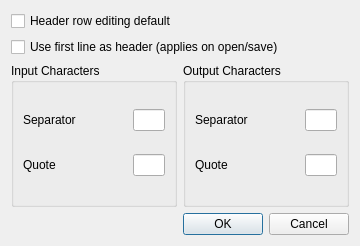
<?xml version="1.0" encoding="UTF-8"?>
<ui version="4.0">
 <class>optdialog</class>
 <widget class="QDialog" name="optdialog">
  <property name="geometry">
   <rect>
    <x>0</x>
    <y>0</y>
    <width>360</width>
    <height>246</height>
   </rect>
  </property>
  <property name="windowTitle">
   <string>Options</string>
  </property>
  <layout class="QVBoxLayout" name="verticalLayout_3">
   <item>
    <widget class="QCheckBox" name="headeron">
     <property name="toolTip">
      <string>Check to enable header editing by default</string>
     </property>
     <property name="text">
      <string>Header row editing default</string>
     </property>
    </widget>
   </item>
   <item>
    <widget class="QCheckBox" name="headerRow">
     <property name="toolTip">
      <string>Check to treat first line as header</string>
     </property>
     <property name="text">
      <string>Use first line as header (applies on open/save)</string>
     </property>
    </widget>
   </item>
   <item>
    <layout class="QHBoxLayout" name="horizontalLayout_5">
     <item>
      <widget class="QGroupBox" name="groupBox">
       <property name="title">
        <string>Input Characters</string>
       </property>
       <layout class="QVBoxLayout" name="verticalLayout">
        <item>
         <layout class="QHBoxLayout" name="horizontalLayout_2">
          <item>
           <widget class="QLabel" name="label_6">
            <property name="text">
             <string>Separator</string>
            </property>
           </widget>
          </item>
          <item>
           <widget class="QLineEdit" name="charInSep">
            <property name="sizePolicy">
             <sizepolicy hsizetype="Fixed" vsizetype="Fixed">
              <horstretch>0</horstretch>
              <verstretch>0</verstretch>
             </sizepolicy>
            </property>
            <property name="maximumSize">
             <size>
              <width>32</width>
              <height>16777215</height>
             </size>
            </property>
            <property name="maxLength">
             <number>1</number>
            </property>
           </widget>
          </item>
         </layout>
        </item>
        <item>
         <layout class="QHBoxLayout" name="horizontalLayout">
          <item>
           <widget class="QLabel" name="label_5">
            <property name="text">
             <string>Quote</string>
            </property>
           </widget>
          </item>
          <item>
           <widget class="QLineEdit" name="charInQuote">
            <property name="sizePolicy">
             <sizepolicy hsizetype="Fixed" vsizetype="Fixed">
              <horstretch>0</horstretch>
              <verstretch>0</verstretch>
             </sizepolicy>
            </property>
            <property name="maximumSize">
             <size>
              <width>32</width>
              <height>16777215</height>
             </size>
            </property>
            <property name="maxLength">
             <number>1</number>
            </property>
           </widget>
          </item>
         </layout>
        </item>
       </layout>
      </widget>
     </item>
     <item>
      <widget class="QGroupBox" name="groupBox_2">
       <property name="title">
        <string>Output Characters</string>
       </property>
       <layout class="QVBoxLayout" name="verticalLayout_2">
        <item>
         <layout class="QHBoxLayout" name="horizontalLayout_4">
          <item>
           <widget class="QLabel" name="label_4">
            <property name="text">
             <string>Separator</string>
            </property>
           </widget>
          </item>
          <item>
           <widget class="QLineEdit" name="charOutSep">
            <property name="sizePolicy">
             <sizepolicy hsizetype="Fixed" vsizetype="Fixed">
              <horstretch>0</horstretch>
              <verstretch>0</verstretch>
             </sizepolicy>
            </property>
            <property name="maximumSize">
             <size>
              <width>32</width>
              <height>16777215</height>
             </size>
            </property>
            <property name="maxLength">
             <number>1</number>
            </property>
           </widget>
          </item>
         </layout>
        </item>
        <item>
         <layout class="QHBoxLayout" name="horizontalLayout_3">
          <item>
           <widget class="QLabel" name="label_7">
            <property name="text">
             <string>Quote</string>
            </property>
           </widget>
          </item>
          <item>
           <widget class="QLineEdit" name="charOutQuote">
            <property name="sizePolicy">
             <sizepolicy hsizetype="Fixed" vsizetype="Fixed">
              <horstretch>0</horstretch>
              <verstretch>0</verstretch>
             </sizepolicy>
            </property>
            <property name="maximumSize">
             <size>
              <width>32</width>
              <height>16777215</height>
             </size>
            </property>
            <property name="maxLength">
             <number>1</number>
            </property>
           </widget>
          </item>
         </layout>
        </item>
       </layout>
      </widget>
     </item>
    </layout>
   </item>
   <item>
    <widget class="QDialogButtonBox" name="buttonBox">
     <property name="orientation">
      <enum>Qt::Horizontal</enum>
     </property>
     <property name="standardButtons">
      <set>QDialogButtonBox::Cancel|QDialogButtonBox::Ok</set>
     </property>
    </widget>
   </item>
  </layout>
 </widget>
 <resources/>
 <connections>
  <connection>
   <sender>buttonBox</sender>
   <signal>accepted()</signal>
   <receiver>optdialog</receiver>
   <slot>accept()</slot>
   <hints>
    <hint type="sourcelabel">
     <x>248</x>
     <y>254</y>
    </hint>
    <hint type="destinationlabel">
     <x>157</x>
     <y>274</y>
    </hint>
   </hints>
  </connection>
  <connection>
   <sender>buttonBox</sender>
   <signal>rejected()</signal>
   <receiver>optdialog</receiver>
   <slot>reject()</slot>
   <hints>
    <hint type="sourcelabel">
     <x>316</x>
     <y>260</y>
    </hint>
    <hint type="destinationlabel">
     <x>286</x>
     <y>274</y>
    </hint>
   </hints>
  </connection>
 </connections>
</ui>
